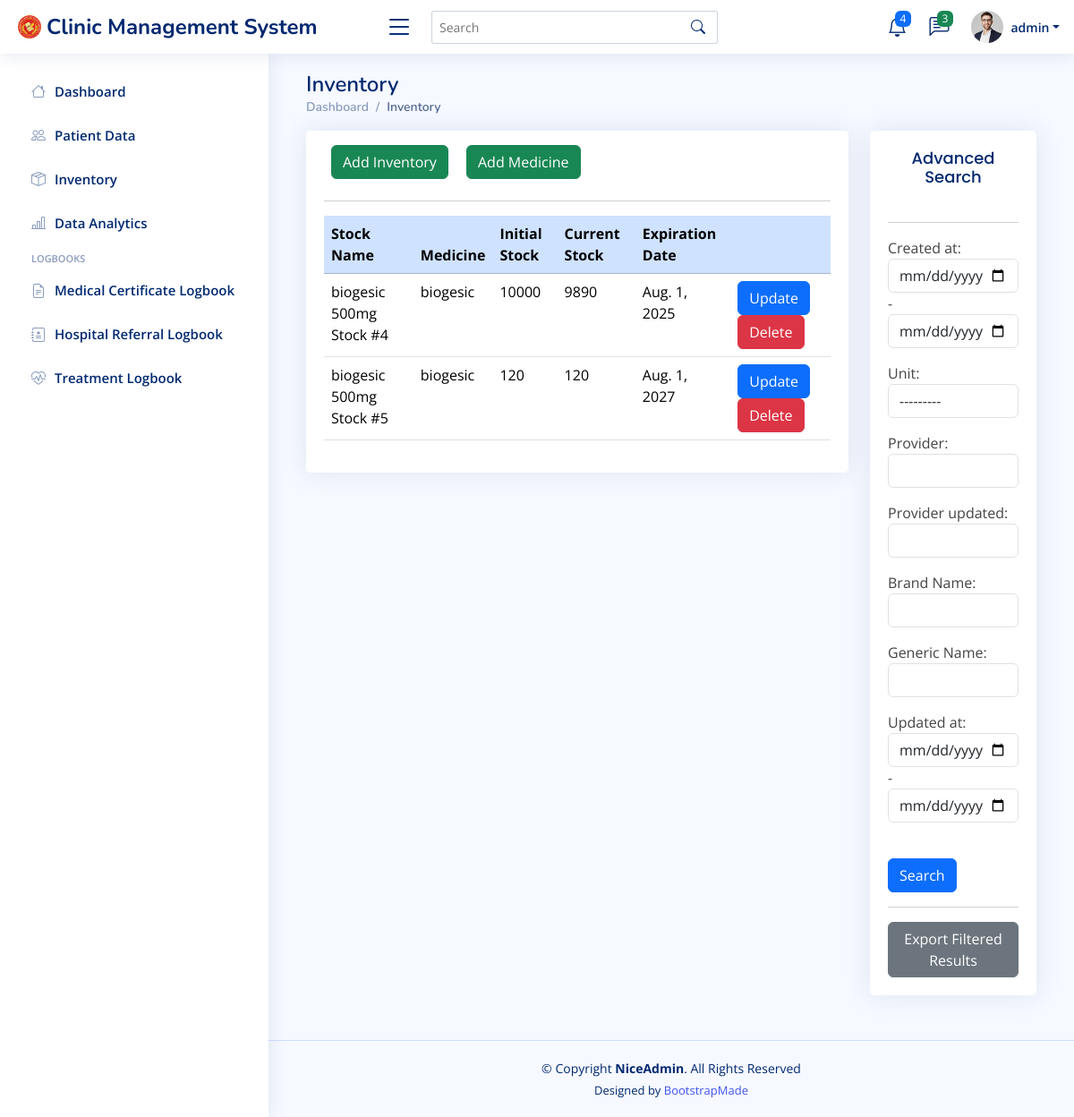
The app's page /inventorydata/ (signed in), older data.
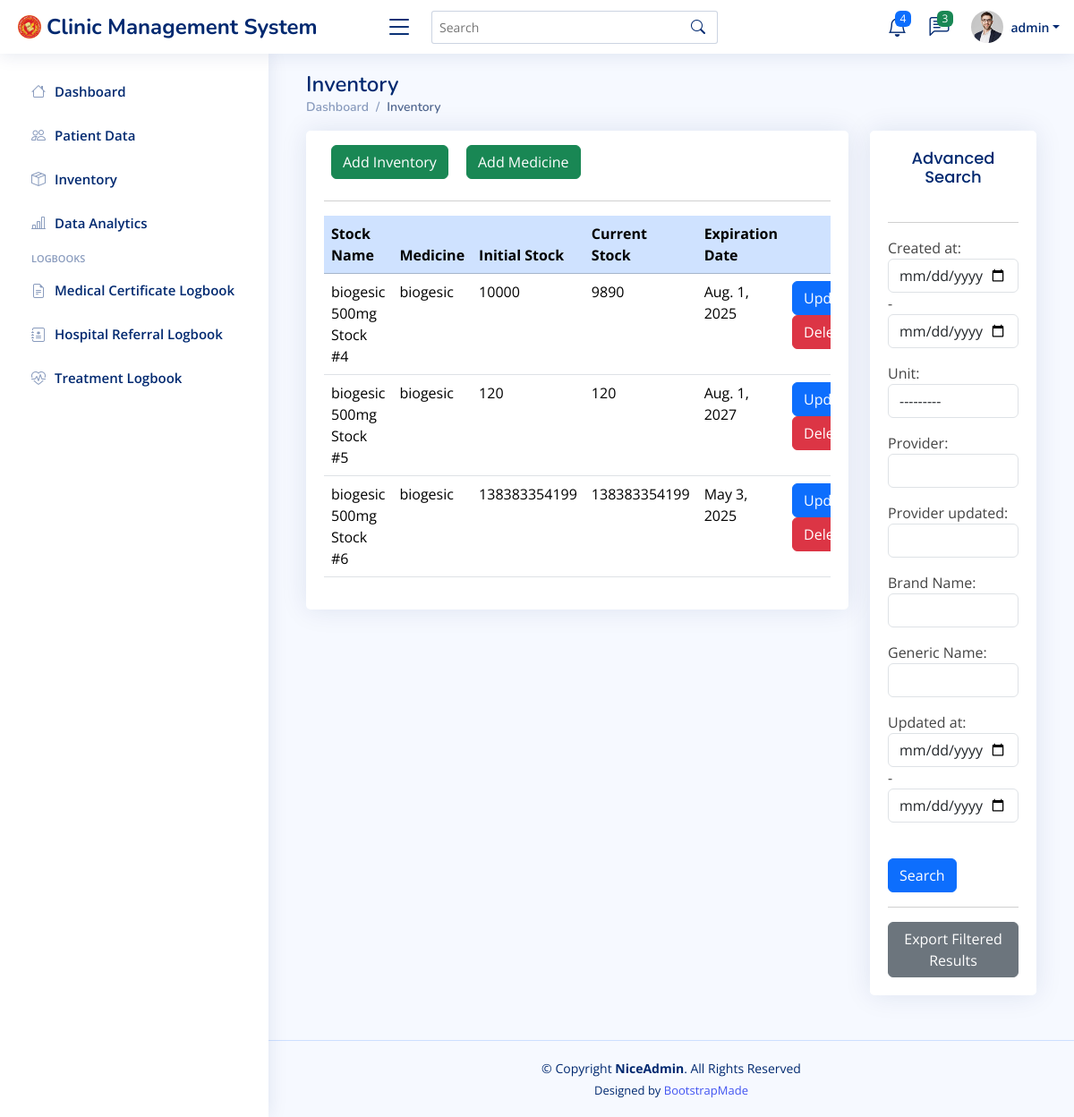
The same page, newer data.
### cms/models.py (models this page shows, shortened)
class Stock(models.Model):
    created_at = models.DateTimeField(auto_now_add=True)
    updated_at = models.DateTimeField(auto_now=True)
    medicine = models.ForeignKey("Medicine", on_delete=models.RESTRICT)
    stock_quantity = models.PositiveIntegerField(default=0)
    choices = [
        ("box", "Box"),
        ("piece", "Piece"),
    ]
    unit = models.CharField(max_length=5, choices=choices)
    quantity_per_unit = models.PositiveIntegerField(default=1)
    expiration_date = models.DateField()
    initial_stocks = models.PositiveIntegerField(blank=True, null=True)
    current_stock = models.PositiveIntegerField(blank=True, null=True)
    provider = models.CharField(max_length=100, blank=True, null=True)
    provider_updated = models.CharField(max_length=100, blank=True)
    def __str__(self):
        return f'{self.medicine.brand_name} {self.medicine.dosage_strength} Stock #{self.id}'

class Medicine(models.Model):
    created_at = models.DateTimeField(auto_now_add=True)
    updated_at = models.DateTimeField(auto_now=True)
    brand_name = models.CharField(max_length=100)
    generic_name = models.CharField(max_length=100)
    dosage_form = models.CharField(max_length=100)
    dosage_strength = models.CharField(max_length=100)
    provider = models.CharField(max_length=100, blank=True, null=True)
    provider_updated = models.CharField(max_length=100, blank=True)

### cms/views.py (the view)
# urls.py: path('inventorydata/', views.inventorydata_view, name="Inventory Data"),
@login_required(login_url="Login")
def inventorydata_view(request):
    myFilter = InventoryFilter(request.GET, queryset=Stock.objects.all())
    records = myFilter.qs
    context = {'records': records, 'myFilter': myFilter}
    return render(request, 'cms/inventory-data.html', context)

### cms/templates/cms/inventory-data.html (shortened to what this page needs)
{% extends "cms/base.html" %}
{% block content %}
<div class="container">
    <div class="pagetitle">
        <h1>Inventory</h1>
        <nav>
            <ol class="breadcrumb">
              <li class="breadcrumb-item"><a href="{% url 'Dashboard'%}">Dashboard</a></li>
              <li class="breadcrumb-item active">Inventory</li>
            </ol>
          </nav>
    </div>
    <div class="row">
        <div class="col-lg-9">
            <div class="card card-body">
                <div class="d-flexbox mt-2">
                    <a class="btn btn-success m-2 btn-block" href= {% url "Inventory Add" %}>
                        Add Inventory
                    <a class="btn btn-success m-2 btn-block" href= {% url "Medicine Data" %}>
                        Add Medicine
                </div>
                <hr>
                <div class="table-responsive">
                    <table class="table datatable">
                        <thead>
                            <tr>
                                <th class="table-primary">Stock Name</th>
                                <th class="table-primary">Medicine</th>
                                <th class="table-primary">Initial Stock</th>
                                <th class="table-primary">Current Stock</th>
                                <th class="table-primary">Expiration Date</th>
                                <th class="table-primary"></th>
                            </tr>
                        </thead>
                        <tbody>
                            {% for Stock in records %}
                            <tr>
                                <td>{{Stock}}</td>
                                <td>{{Stock.medicine.brand_name}}</td>
                                <td>{{Stock.initial_stocks}}</td>
                                <td>{{Stock.current_stock}}</td>
                                <td>{{Stock.expiration_date}}</td>
                                <td>
                                    <a href="{% url "Inventory Update" Stock.id %}"><button class="btn btn-primary" type="button">Update</button></a>
                                    <a href="{% url "Inventory Delete" Stock.id %}"><button class="btn btn-danger" type="button">Delete</button></a>
                                </td>
                            </tr>
                            {% endfor %}
                        </tbody>
                    </table>
                </div>
            </div>
        </div>
        <div class="col-lg-3">
            <div class="card card-body">
                <h2 class="card-title text-center">Advanced Search</h2>
                <hr>
                <div class="form-group">
                    <form method="GET">
                        {{myFilter.form.as_p}}
                        <br>
                        <input class="btn btn-primary btn-block" type="submit" value="Search">
                    </form>
                    <hr>
                    <form method="get" action="{% url 'Inventory Export' %}">
                        <button type="submit" class="btn btn-secondary">Export Filtered Results</button>
                    </form>
                </div>
            </div>
        </div>
    </div>
</div>
{% endblock content %}

Row changes from the older to the newer data that the page shows:
added Stock: medicine+id "biogesic 500mg Stock #6", medicine.brand_name "biogesic", initial_stocks "138383354199", current_stock "138383354199", expiration_date "May 3, 2025"
